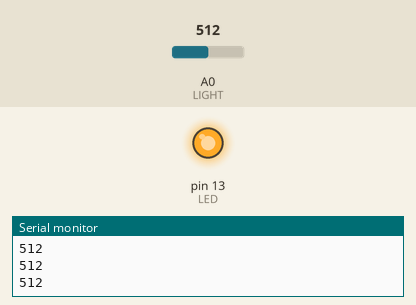
A sketch run on a simulated Arduino Uno, built with avr-gcc and run on an emulated ATmega328P. Shown: output pins drawn as LEDs (lit = HIGH), the last lines printed to the serial monitor. The test bench sets the inputs (shaded band); at power-on: A0 (LIGHT) = 512.

Above: at 1.2 s.
1.3 s: A0 (LIGHT) set to 212
2.8 s: A0 (LIGHT) set to 182
At 3.4 s:
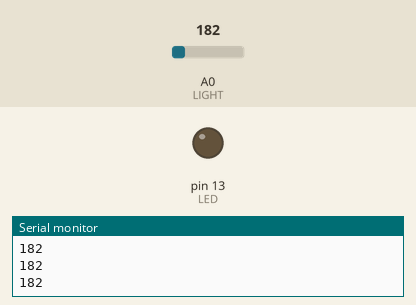
4.3 s: A0 (LIGHT) set to 210
At 5.4 s:
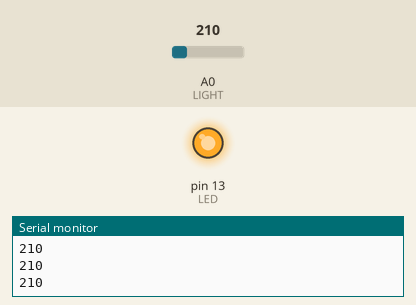
5.8 s: A0 (LIGHT) set to 190
At 6.6 s:
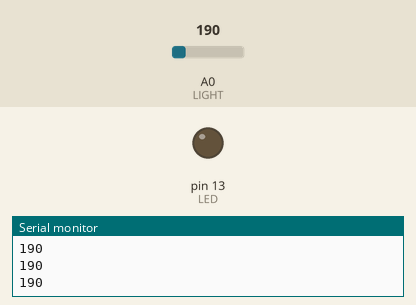
Timing chart, 0 to 8.3 s (numbered marks = the images above; inputs shaded):
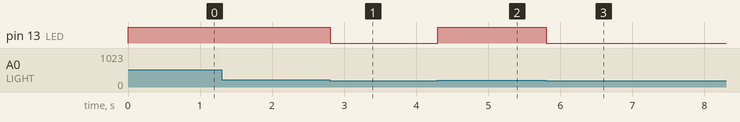

The sketch:

cam_bien_anh_sang.ino
```cpp
//bình thường trời tối sáng đèn, soi đèn trời sáng tắt đèn

int LED=13;
int LIGHT=0;
int val=0;
void setup() {
pinMode (LED, OUTPUT);
Serial.begin(9600);
}
void loop() {
val=analogRead(LIGHT);
Serial.println(val);
if (val<200)
digitalWrite(LED, LOW);
else
digitalWrite(LED, HIGH);
delay(10);
}
```

Measured:
- the behaviour switches between 200 and 199 on A0 (LIGHT) (found by bisection; images 0 and 1)
- after the input at 2.8 s, pin 13 (LED): HIGH → LOW at once
- after the input at 4.3 s, pin 13 (LED): LOW → HIGH at once
- after the input at 5.8 s, pin 13 (LED): HIGH → LOW at once
